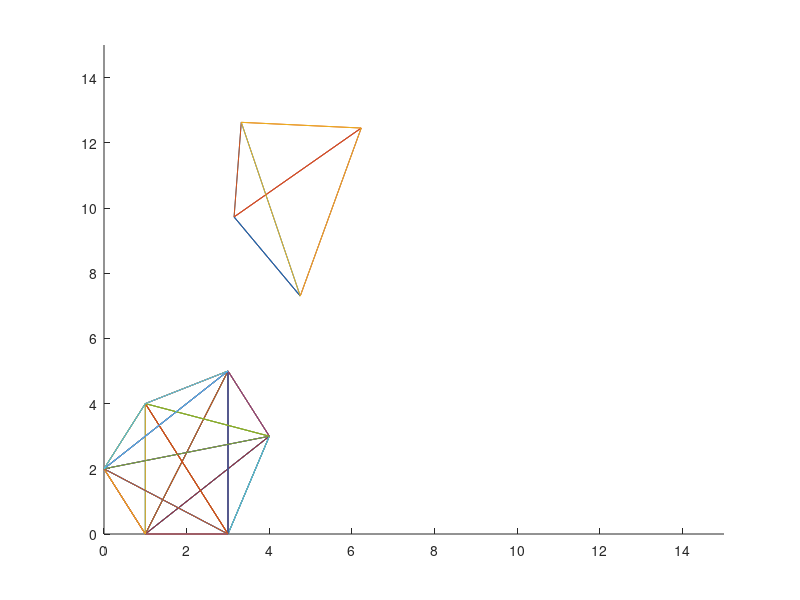

Source code (MATLAB): (Note: this script raises an error after producing the figure.)
%% Machine Vision Homework 2
% Problem 3 Part b
% Arthor: Xinyi Cai

%% Part 2

% Housekeeping
clc; 
clear all; 

x_t = [1, 3, 4, 3, 1, 0]'; 
y_t = [0, 0, 3, 5, 4, 2]'; 

x_i = [3.147, 4.748, 6.223, 3.321]'; 
y_i = [9.726, 7.3, 12.453, 12.628]'; 

% Find all possible permutations of vertices to form unique triangles
C_x_t = nchoosek(x_t, 3); 
C_y_t = nchoosek(y_t, 3); 

C_x_i = nchoosek(x_i, 3); 
C_y_i = nchoosek(y_i, 3); 

% Plot the triangles
figure; 
hold on
for i = 1:length(C_x_t)
    plot([C_x_t(i, :), C_x_t(i, 1)], [C_y_t(i, :), C_y_t(i, 1)])
end

for i = 1:length(C_x_i)
    plot([C_x_i(i, :), C_x_i(i, 1)], [C_y_i(i, :), C_y_i(i, 1)])
end

xlim([0 15])
ylim([0 15])

hold off

% Find all possible match
for i = 1:length(C_x_t)
    temp_point_1 = [C_x_t(i, 1), C_y_t(i, 1)]; 
    temp_point_2 = [C_x_t(i, 2), C_y_t(i, 2)]; 
    temp_point_3 = [C_x_t(i, 3), C_y_t(i, 3)]; 
    
    length_t(i, 1) = norm(temp_point_1 - temp_point_2); 
    length_t(i, 2) = norm(temp_point_1 - temp_point_3); 
    length_t(i, 3) = norm(temp_point_2 - temp_point_3); 
end

d























